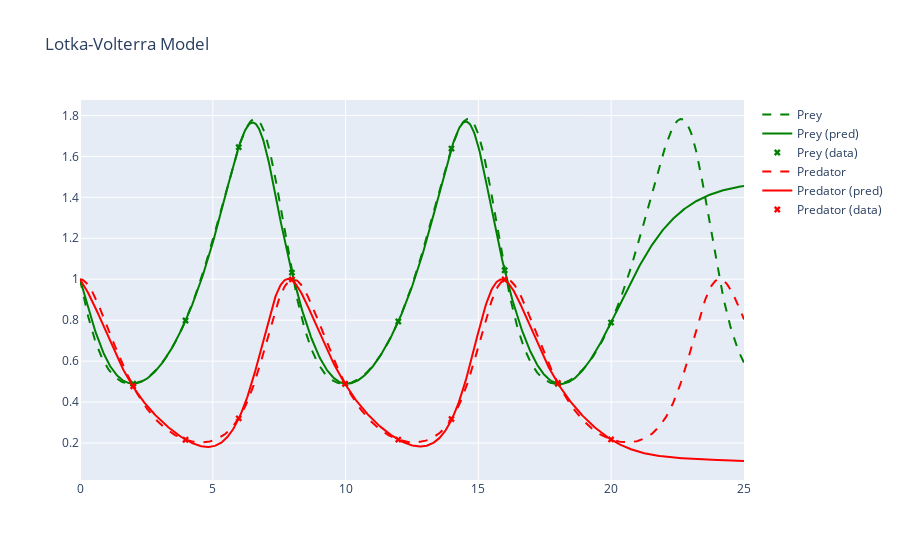
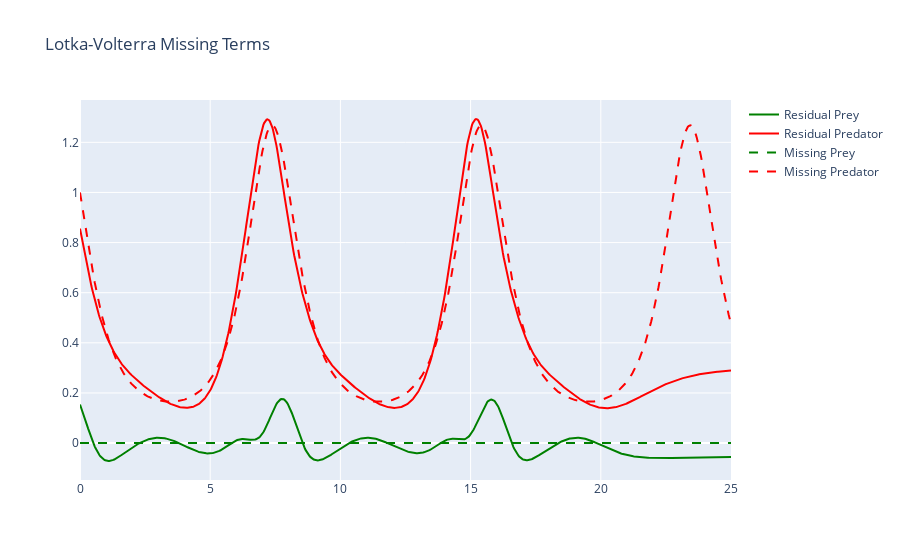

Notebook code for these charts, in order:
### Code cell
plots = plotter(upinn.u, upinn.G)
plots["Solution"].show()
plots["Missing Terms"].show()

### Figure 1 — Plotly figure (JSON) as saved in the notebook; plotly's stock layout.template omitted (floating-point values rounded to 4 significant figures; data arrays with more than 128 entries replaced by an {"elided": "..."} marker saying what was removed)
{"data": [{"line": {"color": "green", "dash": "dash"}, "mode": "lines", "name": "Prey", "type": "scatter", "x": {"elided": "800 float values"}, "y": {"elided": "800 float values"}}, {"line": {"color": "green"}, "mode": "lines", "name": "Prey (pred)", "type": "scatter", "x": {"elided": "800 float values"}, "y": {"elided": "800 float values"}}, {"marker": {"color": "green", "symbol": "x"}, "mode": "markers", "name": "Prey (data)", "type": "scatter", "x": [2.003, 3.974, 5.976, 7.979, 9.981, 11.98, 13.99, 15.99, 17.99, 19.99], "y": [0.4895, 0.7984, 1.645, 1.032, 0.489, 0.7934, 1.638, 1.044, 0.4889, 0.7885]}, {"line": {"color": "red", "dash": "dash"}, "mode": "lines", "name": "Predator", "type": "scatter", "x": {"elided": "800 float values"}, "y": {"elided": "800 float values"}}, {"line": {"color": "red"}, "mode": "lines", "name": "Predator (pred)", "type": "scatter", "x": {"elided": "800 float values"}, "y": {"elided": "800 float values"}}, {"marker": {"color": "red", "symbol": "x"}, "mode": "markers", "name": "Predator (data)", "type": "scatter", "x": [2.003, 3.974, 5.976, 7.979, 9.981, 11.98, 13.99, 15.99, 17.99, 19.99], "y": [0.4772, 0.2159, 0.3203, 0.9992, 0.4891, 0.2167, 0.3169, 0.9986, 0.4932, 0.2174]}], "layout": {"title": {"text": "Lotka-Volterra Model"}}}

### Figure 2 — Plotly figure (JSON) as saved in the notebook; plotly's stock layout.template omitted (floating-point values rounded to 4 significant figures; data arrays with more than 128 entries replaced by an {"elided": "..."} marker saying what was removed)
{"data": [{"line": {"color": "green"}, "mode": "lines", "name": "Residual Prey", "type": "scatter", "x": {"elided": "800 float values"}, "y": {"elided": "800 float values"}}, {"line": {"color": "red"}, "mode": "lines", "name": "Residual Predator", "type": "scatter", "x": {"elided": "800 float values"}, "y": {"elided": "800 float values"}}, {"line": {"color": "green", "dash": "dash"}, "mode": "lines", "name": "Missing Prey", "type": "scatter", "x": {"elided": "800 float values"}, "y": {"elided": "800 int values"}}, {"line": {"color": "red", "dash": "dash"}, "mode": "lines", "name": "Missing Predator", "type": "scatter", "x": {"elided": "800 float values"}, "y": {"elided": "800 float values"}}], "layout": {"title": {"text": "Lotka-Volterra Missing Terms"}}}
